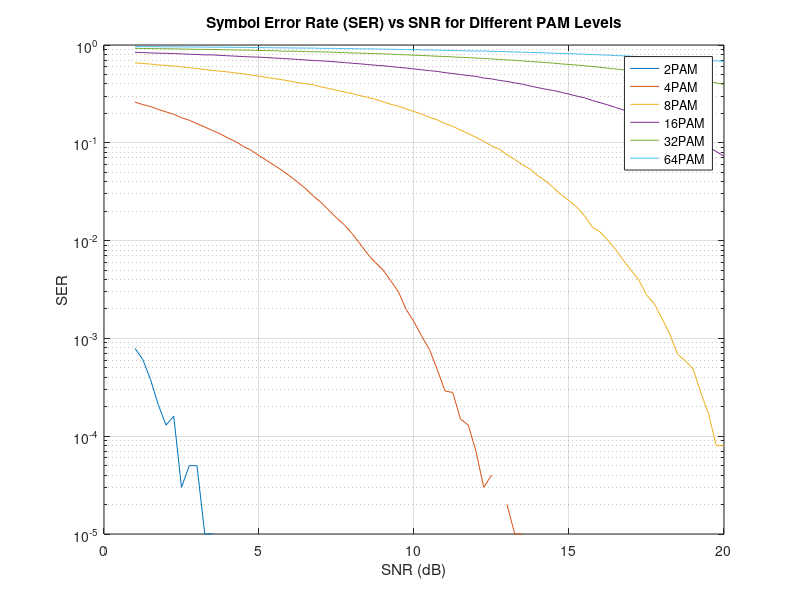

Here is the MATLAB script that generated this plot:
%% Array of different M values to be drawn for comparison
M_ALL = [2 4 8 16 32 64];
SNR_range = 1:0.25:20;

% Initialize BER matrix
BER = zeros(length(SNR_range), length(M_ALL));

%% Loop over each M value
for m = 1:length(M_ALL)
    M = M_ALL(m);             % Set the value for M with each iteration
    L = 4;                    % Number of bits in a pulse (length of pulse)
    pulsesCount = 100000;     % Total number of pulses in the input signal

    % Generate pulse and its reversed version for matched filtering
    pulse = ones(1, L) ./ sqrt(L);     
    reversedPulse = fliplr(pulse);     
    
    % Generate random signal to be modulated
    Signal = randi([0, M - 1], 1, pulsesCount) .* 2 - 1;
    
    % Prepare the modulated signal for matched filtering
    modulated_signal = repelem(Signal, L) ./ sqrt(L);

    % Simulate matched filtering for different SNR values
    for snr_idx = 1:length(SNR_range)
    SNR = SNR_range(snr_idx);  % Set SNR value with each iteration
    
    % Introduce AWGN (Additive White Gaussian Noise) to the modulated signal
    noisySignal = awgn(modulated_signal, SNR, 'measured');
    % The 'measured' option adjusts noise power based on the desired SNR.
    % This adds simulated noise to the modulated signal to simulate real-world transmission.

    % Perform convolution for matched filtering
    Result = conv(noisySignal, reversedPulse);
    % Convolve the noisy signal with the reversed pulse using linear convolution.
    % This is the process of matched filtering, where we try to match the pulse shape to recover the transmitted symbols.
    
    Output = Result(L:L:end);
    % Extract symbols after matched filtering.
    % We take every Lth sample of the Result array starting from index L.
    % This step removes the redundant convolved samples that are not aligned with the original signal.

    % Calculate the number of symbol errors (BPSK: +1 for errors)
    errorsNum = sum(abs(round(Output) - Signal) > 1);
    % Round the matched filter output to obtain detected symbols.
    % Calculate the absolute difference between detected symbols and transmitted symbols.
    % If the absolute difference is greater than 1, it indicates an error in detection.
    % Summing up these errors gives the total number of symbol errors.

        % Calculate Symbol Error Rate (SER)
        BER(snr_idx, m) = errorsNum / pulsesCount;
    end
end

%% Plotting the relation between SNR and SER for different M values
figure;
% semilogy plots data on a logarithmic scale for the y-axis.
% This is particularly useful when dealing with quantities that span a wide range.
semilogy(SNR_range, BER);
legend('2PAM', '4PAM', '8PAM', '16PAM', '32PAM', '64PAM');
xlabel('SNR (dB)');
ylabel('SER');
title('Symbol Error Rate (SER) vs SNR for Different PAM Levels');
grid on;